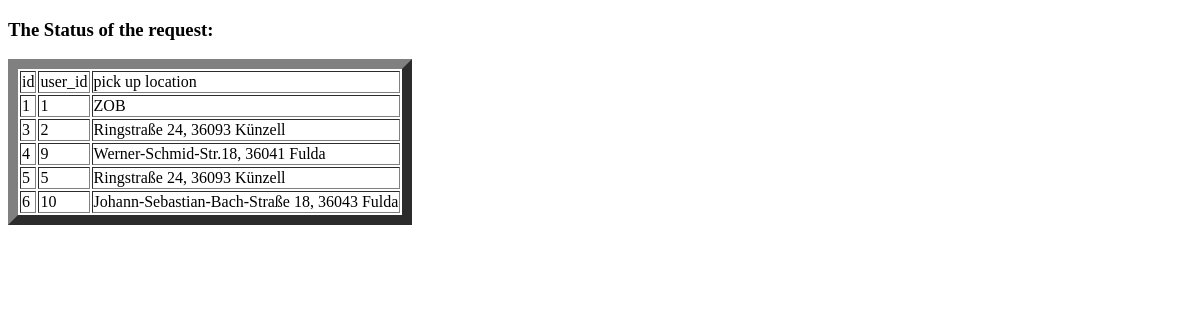
The page /requests on the database as committed earlier.
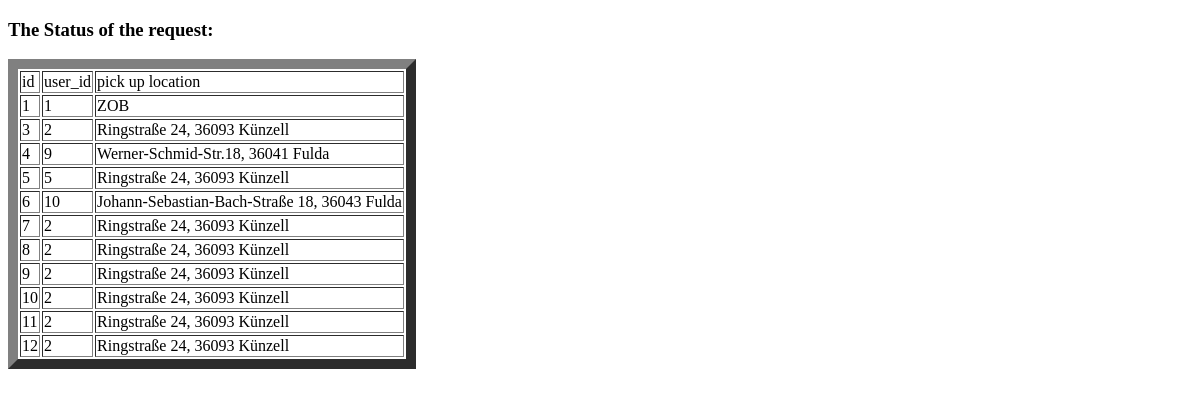
The same page on the database as committed later.
### tables this page shows
CREATE TABLE ride_requests (id INTEGER PRIMARY KEY, user_id INTEGER REFERENCES user (id), pick_up_location TEXT (100));

### main.py (the view)
@app.route("/requests", methods=['GET', 'POST'])
def requests():
    print("hi!!!!!!!!!!!")
    con = sqlite3.connect("carshare.db")
    con.row_factory = sqlite3.Row
    cur = con.cursor()
    cur.execute("SELECT * FROM ride_requests;")
    rows = cur.fetchall()
    return render_template("requests.html", rows=rows)

### templates/requests.html
<!doctype html>
<html>
   <body>
<h3> The Status of the request: {{msg}}</h3>
      <table border = 10>
         <thead>
            <td>id</td>
            <td>user_id</td>
            <td>pick up location</td>
         </thead>
         {% for row in rows %}
            <tr>
               <td>{{row["id"]}}</td>
               <td>{{row["user_id"]}}</td>
               <td>{{row["pick_up_location"]}}</td>
            </tr>
         {% endfor %}
      </table>
   </body>
</html>

Rows that differ between the two databases and show on the page:
added ride_requests: id "7", user_id "2", pick_up_location "Ringstraße 24, 36093 Künzell"
added ride_requests: id "8", user_id "2", pick_up_location "Ringstraße 24, 36093 Künzell"
added ride_requests: id "9", user_id "2", pick_up_location "Ringstraße 24, 36093 Künzell"
added ride_requests: id "10", user_id "2", pick_up_location "Ringstraße 24, 36093 Künzell"
added ride_requests: id "11", user_id "2", pick_up_location "Ringstraße 24, 36093 Künzell"
added ride_requests: id "12", user_id "2", pick_up_location "Ringstraße 24, 36093 Künzell"
